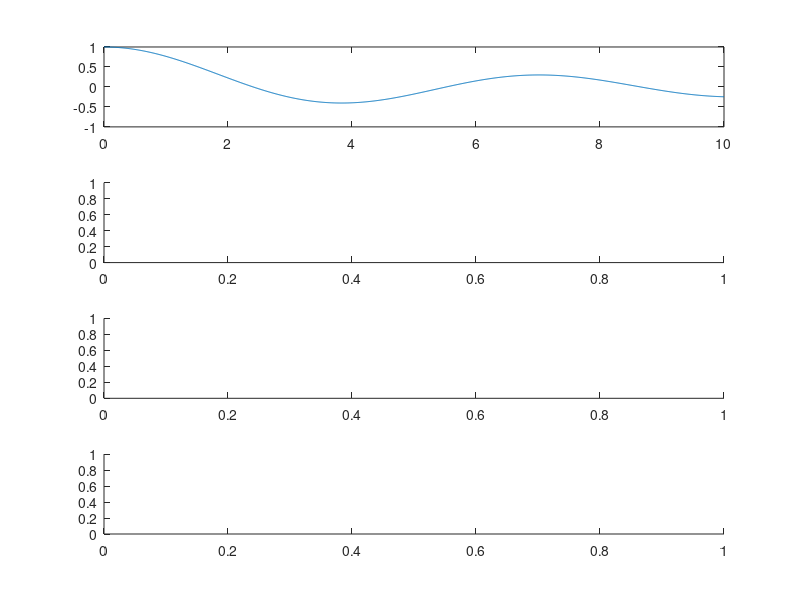

The MATLAB source for this figure: (Note: this script raises an error after producing the figure.)
%% Derivative of besseli
nrows = 4;
ncols = 1;
npanels = nrows*ncols;
for ip = 1:npanels
  h(ip) = subplot(nrows,ncols,ip);
end

s = 0; % order
x = linspace(0,10,1000); % argument

isub = 1;
if 1 % besselj(s,x)
  hca = h(isub); isub = isub + 1;
  plot(hca,x,besselj(s,x))
  hca.YLabel.String = sprintf('J_%g(x)',s);
end
if 1 % besselj(s-1,x)
  hca = h(isub); isub = isub + 1;
  plot(hca,x,besselj(s-1,x))
  hca.YLabel.String = sprintf('J_{%g}(x)',s-1);
end
if 1 % besselj'(s,x)
  hca = h(isub); isub = isub + 1;
  plot(hca,x,(s*besselj(s, x))./x - besselj(s + 1, x),x(1:end-1),diff(besselj(s,x))/(x(2)-x(1)))
  hca.YLabel.String = sprintf('J''_{%g}(x)',s);
end
